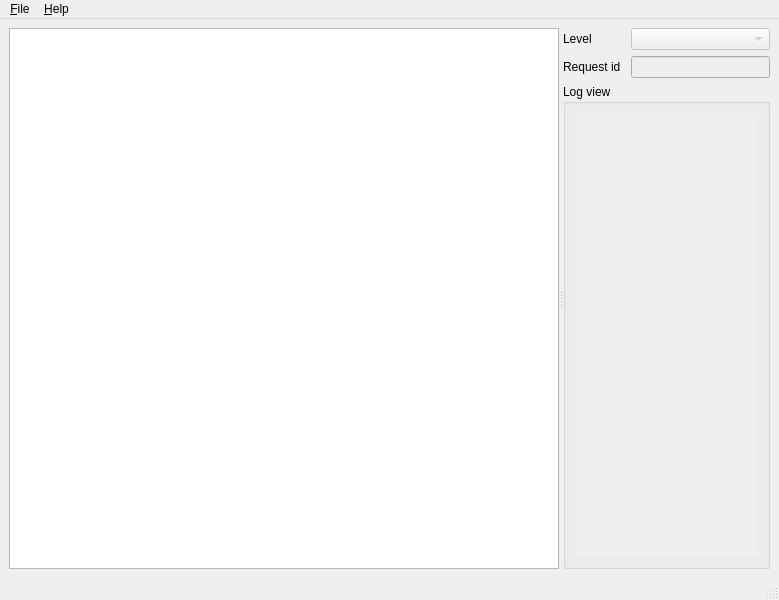
<?xml version="1.0" encoding="UTF-8"?>
<ui version="4.0">
 <class>main_window</class>
 <widget class="QMainWindow" name="main_window">
  <property name="geometry">
   <rect>
    <x>0</x>
    <y>0</y>
    <width>779</width>
    <height>600</height>
   </rect>
  </property>
  <property name="windowTitle">
   <string>Annalog</string>
  </property>
  <widget class="QWidget" name="centralwidget">
   <layout class="QHBoxLayout" name="horizontalLayout">
    <item>
     <widget class="QSplitter" name="splitter">
      <property name="orientation">
       <enum>Qt::Horizontal</enum>
      </property>
      <widget class="QTableWidget" name="logs_table">
       <property name="minimumSize">
        <size>
         <width>550</width>
         <height>0</height>
        </size>
       </property>
       <property name="sizeAdjustPolicy">
        <enum>QAbstractScrollArea::AdjustToContents</enum>
       </property>
       <property name="editTriggers">
        <set>QAbstractItemView::NoEditTriggers</set>
       </property>
       <property name="selectionMode">
        <enum>QAbstractItemView::SingleSelection</enum>
       </property>
       <property name="selectionBehavior">
        <enum>QAbstractItemView::SelectRows</enum>
       </property>
       <property name="sortingEnabled">
        <bool>true</bool>
       </property>
       <attribute name="horizontalHeaderCascadingSectionResizes">
        <bool>false</bool>
       </attribute>
       <attribute name="horizontalHeaderStretchLastSection">
        <bool>true</bool>
       </attribute>
       <attribute name="verticalHeaderCascadingSectionResizes">
        <bool>false</bool>
       </attribute>
       <attribute name="verticalHeaderStretchLastSection">
        <bool>false</bool>
       </attribute>
      </widget>
      <widget class="QWidget" name="verticalLayoutWidget">
       <layout class="QVBoxLayout" name="aside_layout">
        <item>
         <layout class="QFormLayout" name="formLayout">
          <property name="horizontalSpacing">
           <number>10</number>
          </property>
          <item row="1" column="0">
           <widget class="QLabel" name="label_2">
            <property name="text">
             <string>Level</string>
            </property>
           </widget>
          </item>
          <item row="1" column="1">
           <widget class="QComboBox" name="level_choice">
            <property name="enabled">
             <bool>false</bool>
            </property>
           </widget>
          </item>
          <item row="2" column="0">
           <widget class="QLabel" name="label">
            <property name="text">
             <string>Request id</string>
            </property>
           </widget>
          </item>
          <item row="2" column="1">
           <widget class="QLineEdit" name="request_id_entry">
            <property name="enabled">
             <bool>false</bool>
            </property>
            <property name="mouseTracking">
             <bool>true</bool>
            </property>
            <property name="frame">
             <bool>true</bool>
            </property>
            <property name="readOnly">
             <bool>false</bool>
            </property>
            <property name="placeholderText">
             <string/>
            </property>
            <property name="clearButtonEnabled">
             <bool>false</bool>
            </property>
           </widget>
          </item>
         </layout>
        </item>
        <item>
         <widget class="QGroupBox" name="groupBox">
          <property name="title">
           <string>Log view</string>
          </property>
          <layout class="QVBoxLayout" name="verticalLayout_5">
           <item>
            <widget class="QScrollArea" name="scrollArea">
             <property name="frameShape">
              <enum>QFrame::NoFrame</enum>
             </property>
             <property name="widgetResizable">
              <bool>true</bool>
             </property>
             <widget class="QWidget" name="scrollAreaWidgetContents_3">
              <property name="geometry">
               <rect>
                <x>0</x>
                <y>0</y>
                <width>181</width>
                <height>221</height>
               </rect>
              </property>
              <layout class="QVBoxLayout" name="verticalLayout_6">
               <item>
                <widget class="QLabel" name="log_aside">
                 <property name="text">
                  <string/>
                 </property>
                 <property name="textFormat">
                  <enum>Qt::RichText</enum>
                 </property>
                 <property name="alignment">
                  <set>Qt::AlignLeading|Qt::AlignLeft|Qt::AlignTop</set>
                 </property>
                 <property name="wordWrap">
                  <bool>true</bool>
                 </property>
                 <property name="margin">
                  <number>5</number>
                 </property>
                 <property name="textInteractionFlags">
                  <set>Qt::LinksAccessibleByMouse|Qt::TextSelectableByMouse</set>
                 </property>
                </widget>
               </item>
              </layout>
             </widget>
            </widget>
           </item>
          </layout>
         </widget>
        </item>
       </layout>
      </widget>
     </widget>
    </item>
   </layout>
  </widget>
  <widget class="QMenuBar" name="menubar">
   <property name="geometry">
    <rect>
     <x>0</x>
     <y>0</y>
     <width>779</width>
     <height>22</height>
    </rect>
   </property>
   <widget class="QMenu" name="menuFile">
    <property name="title">
     <string comment="File menu">&amp;File</string>
    </property>
    <addaction name="open_action"/>
    <addaction name="update_action"/>
    <addaction name="separator"/>
    <addaction name="quit_action"/>
   </widget>
   <widget class="QMenu" name="menuHelp">
    <property name="title">
     <string>&amp;Help</string>
    </property>
    <addaction name="about_action"/>
   </widget>
   <addaction name="menuFile"/>
   <addaction name="menuHelp"/>
  </widget>
  <widget class="QStatusBar" name="statusbar"/>
  <action name="open_action">
   <property name="text">
    <string>Open</string>
   </property>
   <property name="statusTip">
    <string>Open log file</string>
   </property>
   <property name="shortcut">
    <string>Ctrl+O</string>
   </property>
  </action>
  <action name="quit_action">
   <property name="text">
    <string>Quit</string>
   </property>
   <property name="statusTip">
    <string>Quit Annalog</string>
   </property>
   <property name="shortcut">
    <string>Ctrl+Q</string>
   </property>
  </action>
  <action name="about_action">
   <property name="text">
    <string>About</string>
   </property>
   <property name="toolTip">
    <string>About Annalog</string>
   </property>
   <property name="statusTip">
    <string>About Annalog</string>
   </property>
  </action>
  <action name="update_action">
   <property name="text">
    <string>Reload</string>
   </property>
   <property name="statusTip">
    <string>Reload file</string>
   </property>
   <property name="shortcut">
    <string>Ctrl+R</string>
   </property>
  </action>
 </widget>
 <resources/>
 <connections/>
</ui>
